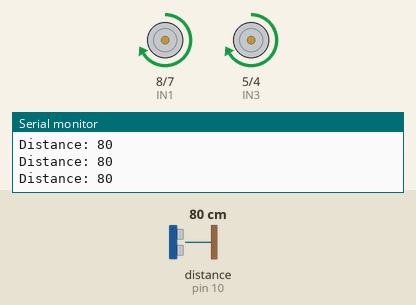
Simulated run of this sketch. Board: Arduino Uno, built with avr-gcc and run on an emulated ATmega328P. Parts: motor-driver pin pairs drawn as motors (green arrow = first pin HIGH = forward, orange = second pin HIGH = backward, longer = more drive, scaled by the enable pin), the last lines printed to the serial monitor. Wiring (inferred from the names in the program): ultrasonic range finder: trigger pin 11; echo pin 10. The test bench sets the inputs (shaded band); at power-on: distance to the obstacle (sensor on pin 10) 80 cm. The echo pulse lasts 58.3 µs per cm.

Above: at 1.2 s.
1.3 s: distance to the obstacle (sensor on pin 10) set to 22 cm
4.3 s: distance to the obstacle (sensor on pin 10) set to 18 cm
At 4.7 s:
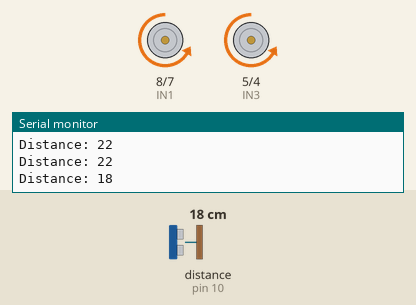
7.3 s: distance to the obstacle (sensor on pin 10) set to 35 cm
8.8 s: distance to the obstacle (sensor on pin 10) set to 2 cm
At 9.2 s:
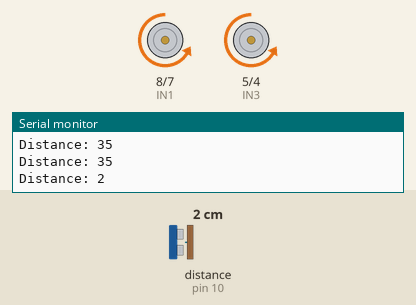
Timing chart, 0 to 12.8 s (numbered marks = the images above; inputs shaded):
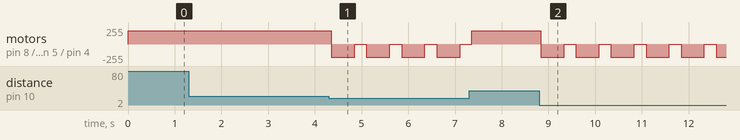

The sketch:

H-Robot_mau.ino
```cpp
const int ENA = 9;
const int IN1 = 8;
const int IN2 = 7;


const int ENB = 3;
const int IN3 = 5;
const int IN4 = 4;


const int TRIG_PIN = 11;
const int ECHO_PIN = 10;

int motorSpeed = 200;
const int obstacleDist = 20;


void setup() {
  pinMode(ENA, OUTPUT);
  pinMode(IN1, OUTPUT);
  pinMode(IN2, OUTPUT);
  pinMode(ENB, OUTPUT);
  pinMode(IN3, OUTPUT);
  pinMode(IN4, OUTPUT);


  pinMode(TRIG_PIN, OUTPUT);
  pinMode(ECHO_PIN, INPUT);


  Serial.begin(9600);
  stopMotors();
}


void loop() {
  long d = getDistanceCM();
  Serial.print("Distance: "); Serial.println(d);

  if (d > 0 && d <= obstacleDist) {

    driveBackward(motorSpeed);
    delay(500);
    stopMotors();
    delay(200);
  } else {

    driveForward(motorSpeed);
  }
  delay(50);
}


void driveForward(int speed) {
  digitalWrite(IN1, HIGH);
  digitalWrite(IN2, LOW);
  analogWrite(ENA, speed);


  digitalWrite(IN3, HIGH);
  digitalWrite(IN4, LOW);
  analogWrite(ENB, speed);
}


void driveBackward(int speed) {
  digitalWrite(IN1, LOW);
  digitalWrite(IN2, HIGH);
  analogWrite(ENA, speed);


  digitalWrite(IN3, LOW);
  digitalWrite(IN4, HIGH);
  analogWrite(ENB, speed);
}


void stopMotors() {
  analogWrite(ENA, 0);
  analogWrite(ENB, 0);
  digitalWrite(IN1, LOW);
  digitalWrite(IN2, LOW);
  digitalWrite(IN3, LOW);
  digitalWrite(IN4, LOW);
}


long getDistanceCM() {
  digitalWrite(TRIG_PIN, LOW);
  delayMicroseconds(2);
  digitalWrite(TRIG_PIN, HIGH);
  delayMicroseconds(10);
  digitalWrite(TRIG_PIN, LOW);


  long duration = pulseIn(ECHO_PIN, HIGH, 30000UL);
  if (duration == 0) return -1;
  return duration / 58;
}
```

Measured:
- the behaviour switches between 21 and 20 cm on distance to the obstacle (sensor on pin 10) (found by bisection; images 0 and 1)
- after the input at 4.3 s, motor on pin 8 (IN1) / pin 7 (IN2), motor on pin 5 (IN3) / pin 4 (IN4): alternates backward 200/255 for 0.50 s and stopped for 0.25 s, starting after 0.05 s
- after the input at 8.8 s, motor on pin 8 (IN1) / pin 7 (IN2), motor on pin 5 (IN3) / pin 4 (IN4): alternates backward 200/255 for 0.50 s and stopped for 0.25 s, starting at once
